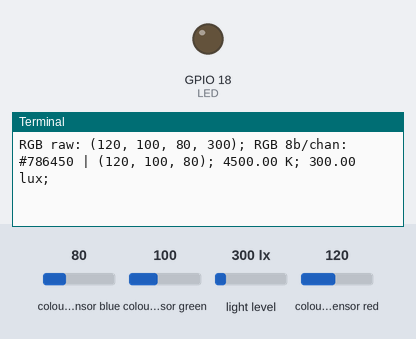
A program run on a simulated Raspberry Pi (BCM pin numbers). Shown: output pins drawn as LEDs (lit = HIGH), the last lines printed to the terminal. The test bench sets the inputs (shaded band); at power-on: colour sensor blue 80, colour sensor green 100, colour sensor red 120, light level 300 lx.

Above: at 1.2 s.
1.3 s: colour sensor blue set to 191
At 2.5 s:
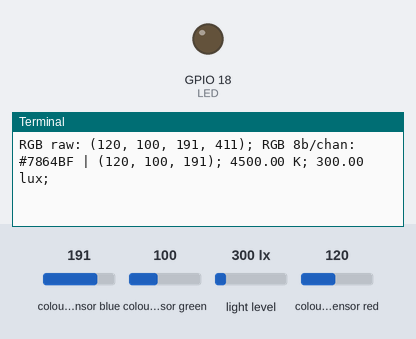
3.5 s: colour sensor green set to 191
At 4.8 s:
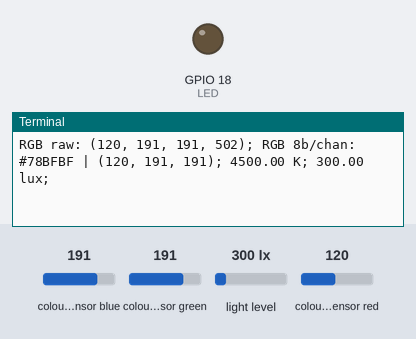
5.5 s: colour sensor red set to 191
At 6.8 s:
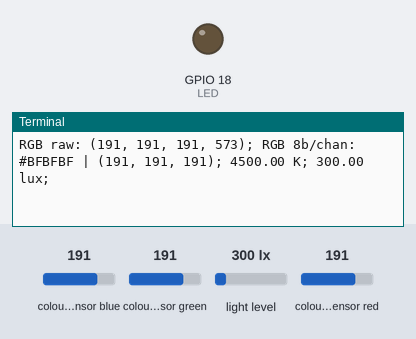

Measured:
- after the input at 1.3 s, the terminal: prints a new line after 0.71 s (image 1)
- after the input at 3.5 s, the terminal: prints a new line after 0.51 s (image 2)
- after the input at 5.5 s, the terminal: prints a new line after 0.52 s (image 3)

The program:

rpi_sen-tcs34725.py
```python
from time import sleep

import RPi.GPIO as GPIO
import board
import adafruit_tcs34725


# ----
# GPIO
# -----------------------------------------------------------------------------
GPIO.setmode(GPIO.BCM)
GPIO.setwarnings(False)
INT = 17  # 11, GPIO 17
LED = 18  # 12, GPIO 18
GPIO.setup(INT, GPIO.IN, pull_up_down=GPIO.PUD_UP)
GPIO.setup(LED, GPIO.OUT, initial=GPIO.LOW)


# ---
# i²c
# -----------------------------------------------------------------------------
i2c = board.I2C()
tcs = adafruit_tcs34725.TCS34725(i2c)
tcs.integration_time = 150  # ms: range[2.4, 614.4]
tcs.gain = 4                # 1 | 4 | 16 | 60


if __name__ == "__main__":
    try:
        while True:
            color_raw = tcs.color_raw
            color     = tcs.color
            color_rgb = tcs.color_rgb_bytes
            temp      = tcs.color_temperature
            lux       = tcs.lux
            print(
                f"RGB raw: {color_raw}; " \
                f"RGB 8b/chan: #{color:02X} | {color_rgb}; " \
                f"{temp:.02f} K; {lux:.02f} lux;"
            )
            sleep(1.0)
    finally:
        GPIO.cleanup()
        print(f"GPIO Cleaned up")
```
